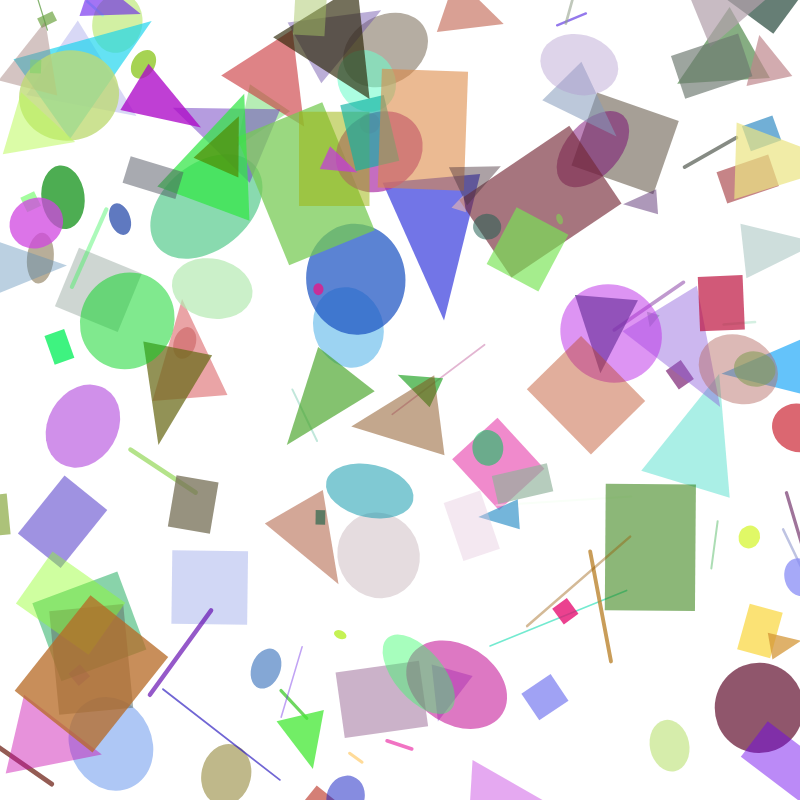
Frame 1 (no input)
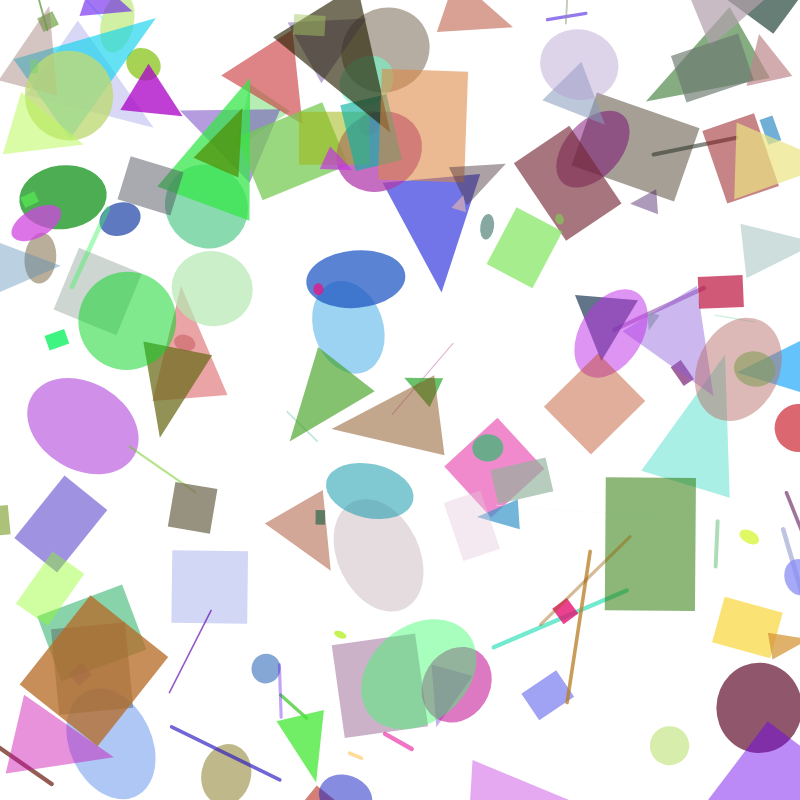
Frame 2 (the mouse pressed at the canvas centre, redrawn once)

The p5.js sketch that drew these frames (run headless with seeded random() and noise() and a simulated clock; the mouse was pressed at the canvas centre and the sketch redrawn once):

// p5.js sketch
// ── sketch.js
let shapes = [];

function setup() {
  createCanvas(800, 800);
  noLoop(); // Lai izveidotu tikai vienu kadru
  background(255);
  generateShapes();
}

function draw() {
  background(255); // Balts fons
  for (let shape of shapes) {
    shape.display();
  }
}

function generateShapes() {
  let numShapes = 150;
  for (let i = 0; i < numShapes; i++) {
    let x = random(width);
    let y = random(height);
    let size = random(10, 100);
    let shapeType = random(["ellipse", "rect", "triangle", "line"]);
    let angle = random(TWO_PI); // Random angle for rotation
    let shape = new Shape(x, y, size, shapeType, angle);
    shapes.push(shape);
  }
}

class Shape {
  constructor(x, y, size, type, angle) {
    this.x = x;
    this.y = y;
    this.size = size;
    this.type = type;
    this.angle = angle;
    this.color = this.randomColor();
  }

  randomColor() {
    return color(random(255), random(255), random(255), random(100, 200));
  }

  display() {
    push();
    translate(this.x, this.y);
    rotate(this.angle);
    fill(this.color);
    noStroke();
    if (this.type === "ellipse") {
      ellipse(0, 0, this.size, this.size * random(0.5, 1.5));
    } else if (this.type === "rect") {
      rect(0, 0, this.size, this.size * random(0.5, 1.5));
    } else if (this.type === "triangle") {
      triangle(
        -this.size / 2, this.size / 2,
        this.size / 2, this.size / 2,
        0, -this.size / 2 * random(1, 2)
      );
    } else if (this.type === "line") {
      stroke(this.color);
      strokeWeight(random(1, 5));
      line(0, 0, this.size, this.size * random(0.5, 1.5));
    }
    pop();
  }
}
